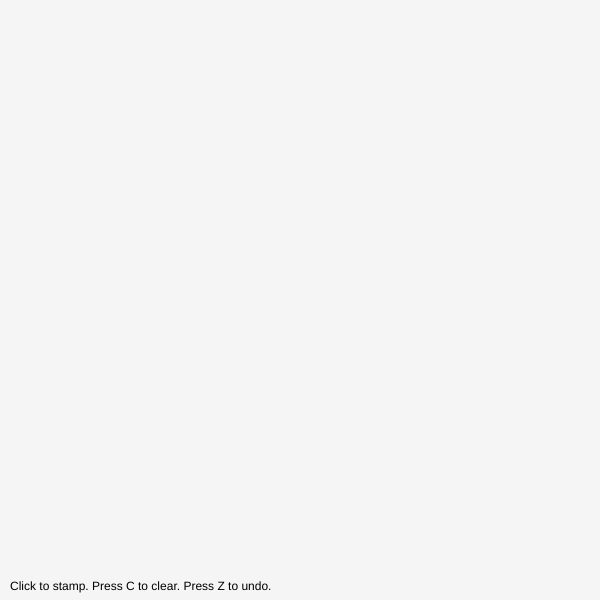
Frame 1 (no input)
Frame 60 (no input): identical to frame 1, image omitted
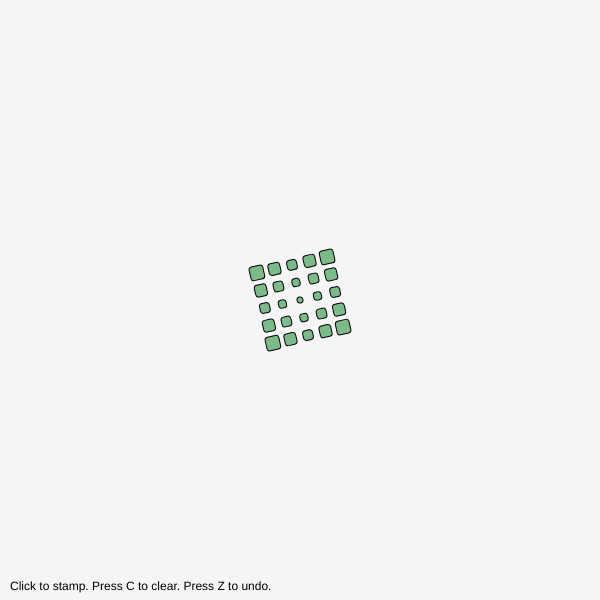
Frame 120 (the mouse pressed at the canvas centre since frame 60)

The p5.js sketch that drew these frames (run headless with seeded random() and noise() and a simulated clock; from frame 60 on, the mouse is pressed at the canvas centre):

// p5.js sketch
// ── sketch.js
let stamps = [];

function setup() {
  createCanvas(600, 600);
  rectMode(CENTER);
}

function draw() {
  background(245);

  for (let i = 0; i < stamps.length; i++) {
    let s = stamps[i];

    push();
    translate(s.x, s.y);
    rotate(s.rot);

    for (let gx = -2; gx <= 2; gx++) {
      for (let gy = -2; gy <= 2; gy++) {
        let size = 6 + (abs(gx) + abs(gy)) * 2;
        fill(s.r, s.g, s.b, 180);
        rect(gx * 18, gy * 18, size, size, 3);
      }
    }

    pop();
  }

  // little hint
  fill(0);
  textSize(12);
  text("Click to stamp. Press C to clear. Press Z to undo.", 10, height - 10);
}

function mousePressed() {
  stamps.push({
    x: mouseX,
    y: mouseY,
    rot: random(TWO_PI),
    r: random(40, 200),
    g: random(40, 200),
    b: random(40, 200)
  });
}

function keyPressed() {
  if (key === 'c' || key === 'C') stamps = [];
  if (key === 'z' || key === 'Z') stamps.pop();
}
